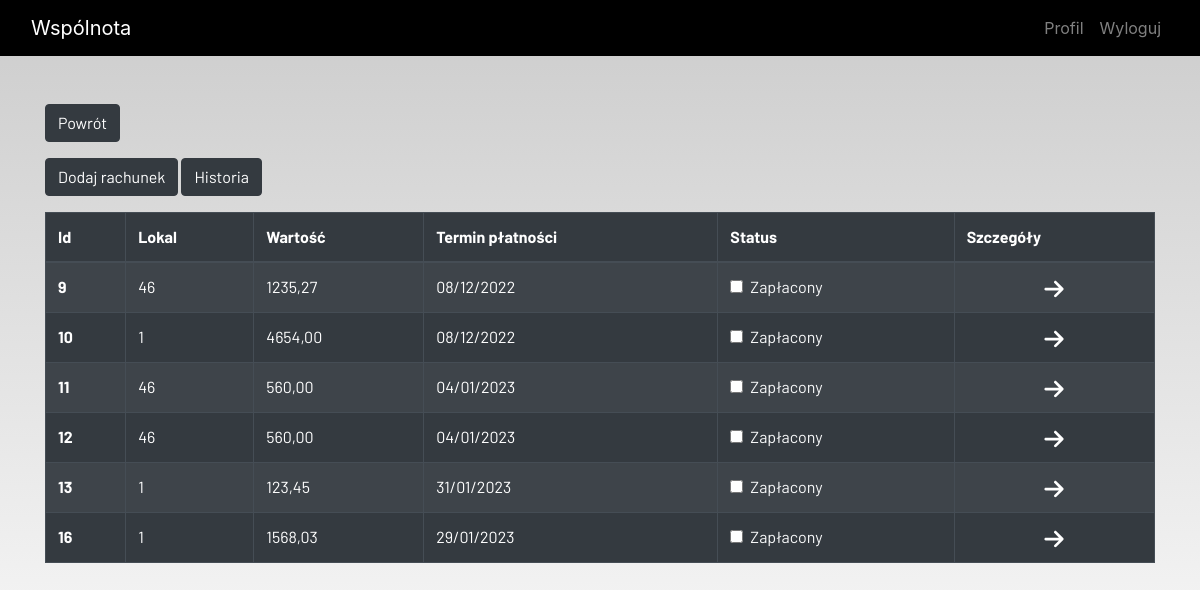
/billing/ (signed in), run on the app's committed database.
### ideas/models.py (models this page shows, shortened)
class Billing(models.Model):
    admin = models.ForeignKey(User, on_delete=models.CASCADE, null=True, blank=True)
    id = models.AutoField(primary_key = True)
    owner = models.ForeignKey(Local, on_delete=models.CASCADE, null=False, blank=False)
    value = models.DecimalField(("Kwota do zapłaty"), max_digits=100, decimal_places=2)
    addressee_name = models.TextField(("Adresat rachunku"), null=True, blank=True)
    bank_account = models.CharField(("Numer konta"), max_length=26, null=True, blank=True)
    status = models.BooleanField(("Czy zapłacone?"))
    start_billing = models.DateField(("Początek okresu rozliczeniowego"), null=False, blank=False)
    end_billing = models.DateField(("Koniec okresu rozliczeniowego"), null=False, blank=False)
    payment_date = models.DateField(("Termin płatności"), null=True, blank=True)
    details = models.FileField(("Szczegóły"), upload_to='', null=True)

class Local(models.Model):
    admin = models.ForeignKey(User, on_delete=models.CASCADE, related_name='admin', null=True, blank=True)
    owner = models.OneToOneField(User, on_delete=models.CASCADE, related_name='owner', null=True, blank=True)
    number = models.IntegerField(("Numer lokalu"), null=False, blank=False)
    area = models.DecimalField(("Powierzchnia"), max_digits=100, decimal_places=2)
    def __str__(self):
        return str(self.number)
    class Meta:
        verbose_name = "local"
        verbose_name_plural = "local"

### ideas/view/billing_views.py (the view)
# urls.py: path('billing/', billing, name='billing'),
def billing(request):
    if request.method == "POST":
        form = BillingForm(request.POST, request.FILES)
        if form.is_valid():
            try:
                paid = request.POST['status']
                if paid == 'on':
                    paid = True
                else:
                    paid = False
            except:
                paid = False
            billing = Billing(
                admin=request.user,
                owner=Local.objects.get(id=request.POST["owner"]),
                value=request.POST['value'],
                status=paid,
                start_billing=request.POST['start_billing'],
                end_billing=request.POST['end_billing'],
                payment_date=request.POST['payment_date'],
                addressee_name=request.POST['addressee_name'],
                bank_account=request.POST['bank_account'],
            )
            billing.save()
            messages.success(request, f"Rachunek został dodany")
    else:
        form = BillingForm()
    billing = Billing.objects.filter(status=False).filter(admin=request.user)
    context = {
        'billings': billing,
        'form': form,
    }
    return render(request, 'registration/billing/billing.html', context)

### ideas/forms.py
class BillingForm(forms.ModelForm):
    class Meta:
        model = Billing
        widgets = {'start_billing': DateInput(), 'end_billing': DateInput(), 'payment_date': DateInput()}
        fields = ['owner', 'value', 'addressee_name', 'bank_account', 'status', 'start_billing', 'end_billing',
                  'payment_date', 'details']

### ideas/templates/registration/billing/billing.html (shortened to what this page needs)
{% extends 'registration/main.html' %}
{% load static %}
{% block content %}
{% load crispy_forms_tags %}
<div class="container" >
    <div class="form-group">
        <a href="{% url 'home' %}">
            <button  class="btn btn-dark" >
                    Powrót
            </button>
        </a>
    </div>
</div>
<div class="container" >
    <div class="form-group">
         <button class="btn btn-dark" data-toggle="modal" data-target="#myModal">
                Dodaj rachunek
         </button>
        <a href="{% url 'billing_history' %}">
            <button  class="btn btn-dark" >
                    Historia
            </button>
        </a>
    </div>
</div>
<div class="container">
    <table class="table table-striped table-bordered table-hover table-dark">
        <thead>
            <tr>
                <th scope="col">Id</th>
                <th scope="col">Lokal</th>
                <th scope="col">Wartość</th>
                <th scope="col">Termin płatności</th>
                <th scope="col">Status</th>
                <th scope="col">Szczegóły</th>
            </tr>
        </thead>
        <tbody>
            {% for billing in  billings %}
            <tr>
                <th scope="row">{{ billing.id }} </th>
                <td>{{ billing.owner }}</td>
                <td>{{ billing.value }}</td>
                <td>{{ billing.payment_date | date:"d/m/Y" }}</td>
                <td>
                    <a href="{% url 'billing_update' billing.id%}">
                        <div class="form-check">
                            {% if billing.status == True %}
                            <input class="form-check-input" type="checkbox" value="" checked>
                            {% else %}
                            <input class="form-check-input" type="checkbox" value="">
                            {% endif %}
                            <label class="form-check-label text-light" for="flexCheckDefault">
                                Zapłacony
                            </label>
                        </div>
                    </a>
                </td>
                <td style="text-align: center">
                    <a href="{% url 'billing_detail' billing.id%}">
                    </a>
                </td>
            </tr>
            {%  endfor %}
        </tbody>
    </table>
</div>
{% endblock content %}

### static/main.css (style rules this page uses)
html { scroll-behavior: smooth; height: 100%; width: 100%; }
a { text-decoration: none !important; color: black; }
html, body { max-width: 100%; overflow-x: hidden; height: 100%; width: 100%; }
body { background: linear-gradient(rgba(0, 0, 0, 0.2), rgba(255, 255, 255, 0.5)); overflow-x: hidden; background-repeat: no-repeat; }

### data on the page
Billing: id "9", owner "46", value "1235,27", payment_date "08/12/2022"
Billing: id "10", owner "1", value "4654,00", payment_date "08/12/2022"
Billing: id "11", owner "46", value "560,00", payment_date "04/01/2023"
Billing: id "12", owner "46", value "560,00", payment_date "04/01/2023"
Billing: id "13", owner "1", value "123,45", payment_date "31/01/2023"
Billing: id "16", owner "1", value "1568,03", payment_date "29/01/2023"
